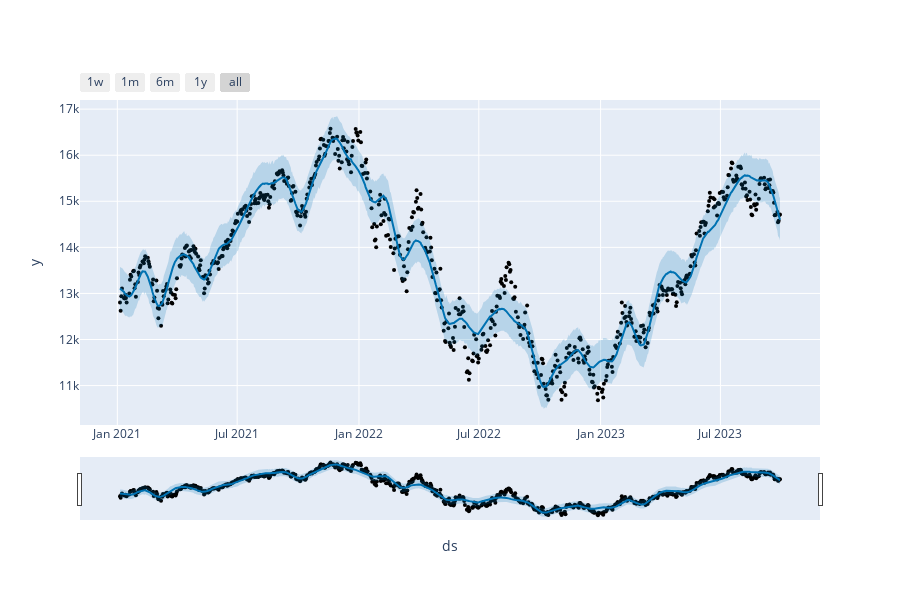

Here is the notebook cell this chart was saved with:
### Code cell
# nasdaq_index has information about NASDAQ index dynamics
# Creating a DataFrame
df = pd.DataFrame({
    'ds': nasdaq_index.index,
    'y': nasdaq_index['Adj Close']
})
# Initialize the Prophet model
m = Prophet()
# Fit the model
m.fit(df)
# Make predictions
forecast = m.predict(df[['ds']])
# Plot the forecast using Plotly for an interactive plot.
plot_plotly(m, forecast)

### Figure 1 — Plotly figure (JSON) as saved in the notebook; plotly's stock layout.template omitted (floating-point values rounded to 4 significant figures; data arrays with more than 128 entries replaced by an {"elided": "..."} marker saying what was removed)
{"data": [{"marker": {"color": "black", "size": 4}, "mode": "markers", "name": "Actual", "type": "scatter", "x": {"elided": "689 str values"}, "y": {"elided": "689 float values"}}, {"hoverinfo": "skip", "line": {"width": 0}, "mode": "lines", "type": "scatter", "x": {"elided": "689 str values"}, "y": {"elided": "689 float values"}}, {"fill": "tonexty", "fillcolor": "rgba(0, 114, 178, 0.2)", "line": {"color": "#0072B2", "width": 2}, "mode": "lines", "name": "Predicted", "type": "scatter", "x": {"elided": "689 str values"}, "y": {"elided": "689 float values"}}, {"fill": "tonexty", "fillcolor": "rgba(0, 114, 178, 0.2)", "hoverinfo": "skip", "line": {"width": 0}, "mode": "lines", "type": "scatter", "x": {"elided": "689 str values"}, "y": {"elided": "689 float values"}}], "layout": {"height": 600, "showlegend": false, "width": 900, "xaxis": {"rangeselector": {"buttons": [{"count": 7, "label": "1w", "step": "day", "stepmode": "backward"}, {"count": 1, "label": "1m", "step": "month", "stepmode": "backward"}, {"count": 6, "label": "6m", "step": "month", "stepmode": "backward"}, {"count": 1, "label": "1y", "step": "year", "stepmode": "backward"}, {"step": "all"}]}, "rangeslider": {"visible": true}, "title": {"text": "ds"}, "type": "date"}, "yaxis": {"title": {"text": "y"}}}}
